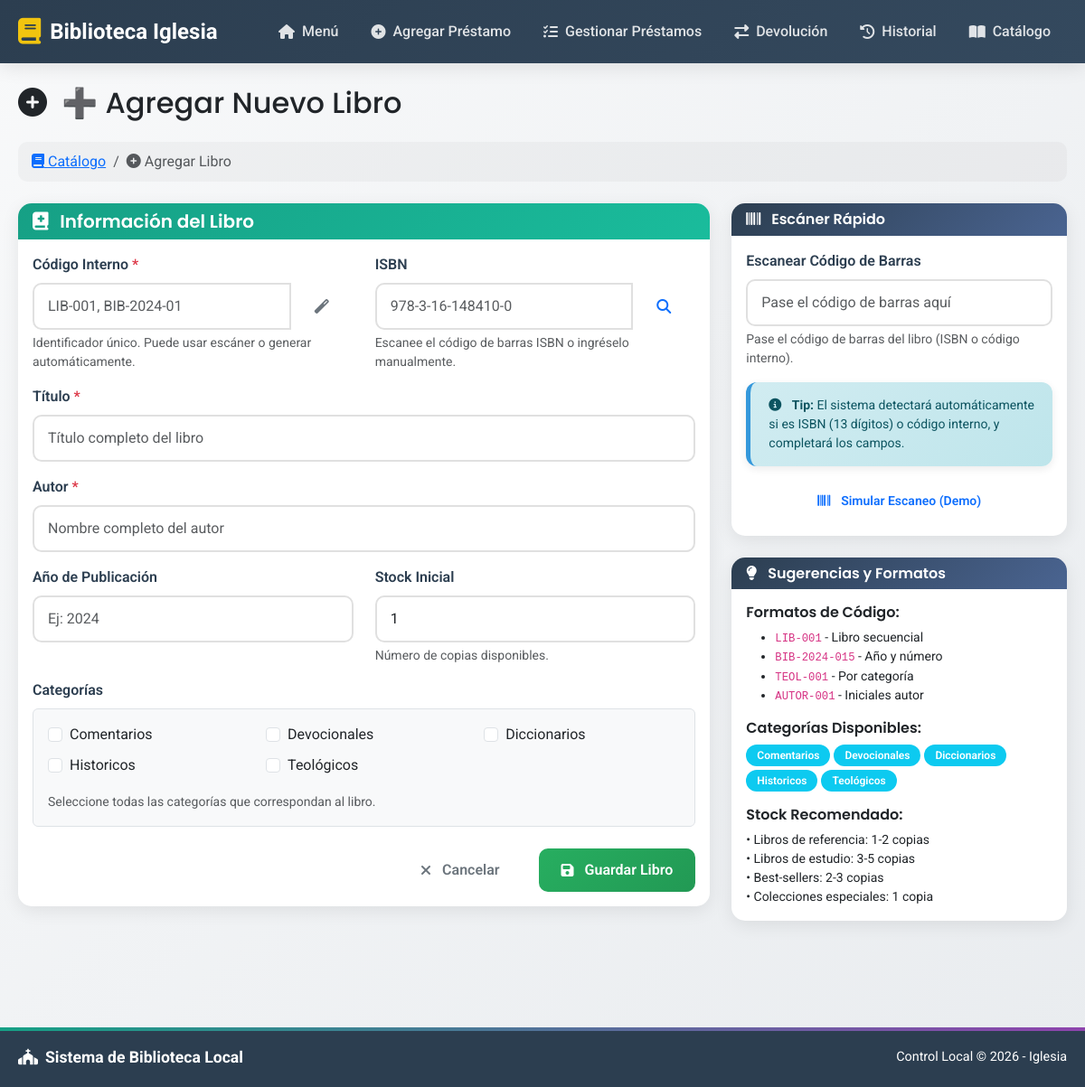
/gestion_libros_iglesia/agregar_libro.php, run on an earlier commit of the app's database.
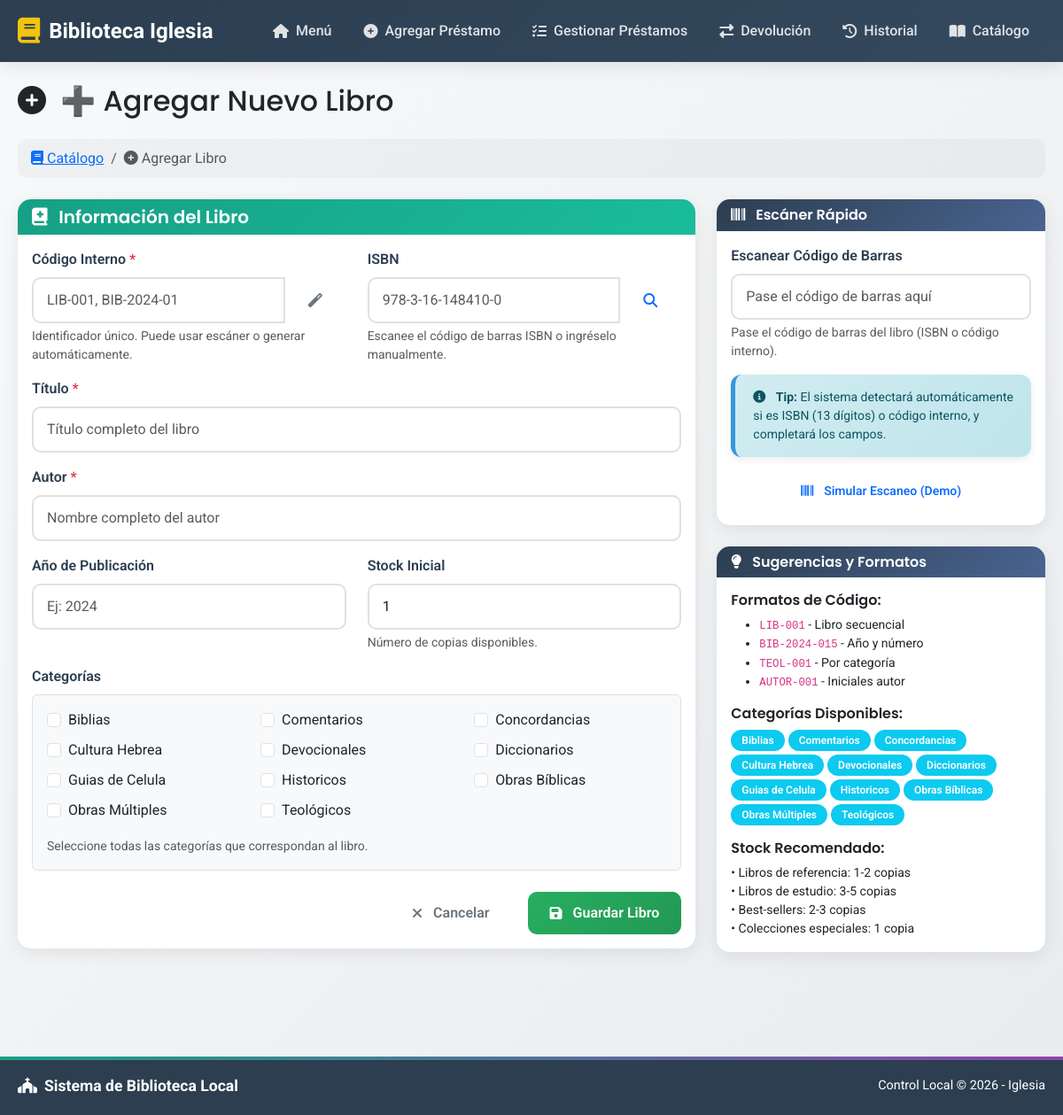
And on a later commit of the database.
### tables this page shows
CREATE TABLE `categorias` (
  `id` int NOT NULL,
  `nombre` varchar(100) NOT NULL
);

### gestion_libros_iglesia/agregar_libro.php (the view, shortened to what the rows shown need)
<?php
require_once 'db.php';
$sql_categorias = "SELECT id, nombre FROM categorias ORDER BY nombre";
$result_categorias = mysqli_query($link, $sql_categorias);
$categorias = [];
while ($row = mysqli_fetch_assoc($result_categorias)) {
    $categorias[] = $row;
}
?>
<div class="row">
    <div class="col-lg-8">
        <div class="card">
            <div class="card-body">
                <form method="POST" action="" id="formAgregarLibro">
                    <div class="mb-4">
                        <div class="border rounded p-3 bg-light">
                            <div class="row">
                                <?php foreach ($categorias as $categoria): ?>
                                <div class="col-md-4 mb-2">
                                    <div class="form-check">
                                        <input class="form-check-input" type="checkbox"
                                               name="categorias[]"
                                               value="<?php echo $categoria['id']; ?>"
                                               id="cat_<?php echo $categoria['id']; ?>"
                                               <?php echo (isset($_POST['categorias']) && in_array($categoria['id'], $_POST['categorias'])) ? 'checked' : ''; ?>>
                                        <label class="form-check-label" for="cat_<?php echo $categoria['id']; ?>">
                                            <?php echo htmlspecialchars($categoria['nombre']); ?>
                                        </label>
                                    </div>
                                </div>
                                <?php endforeach; ?>
                            </div>
                        </div>
                    </div>
                </form>
            </div>
        </div>
    </div>
    <div class="col-lg-4">
        <div class="card">
            <div class="card-body">
                <div class="d-flex flex-wrap gap-1 mb-3">
                    <?php foreach ($categorias as $categoria): ?>
                        <span class="badge bg-info"><?php echo htmlspecialchars($categoria['nombre']); ?></span>
                    <?php endforeach; ?>
                </div>
            </div>
        </div>
    </div>
</div>
<?php
include 'layout.php';
?>

What changed in the data, as far as the page shows it:
added categorias: nombre "Biblias"
added categorias: nombre "Concordancias"
added categorias: nombre "Cultura Hebrea"
added categorias: nombre "Guias de Celula"
added categorias: nombre "Obras Bíblicas"
added categorias: nombre "Obras Múltiples"
